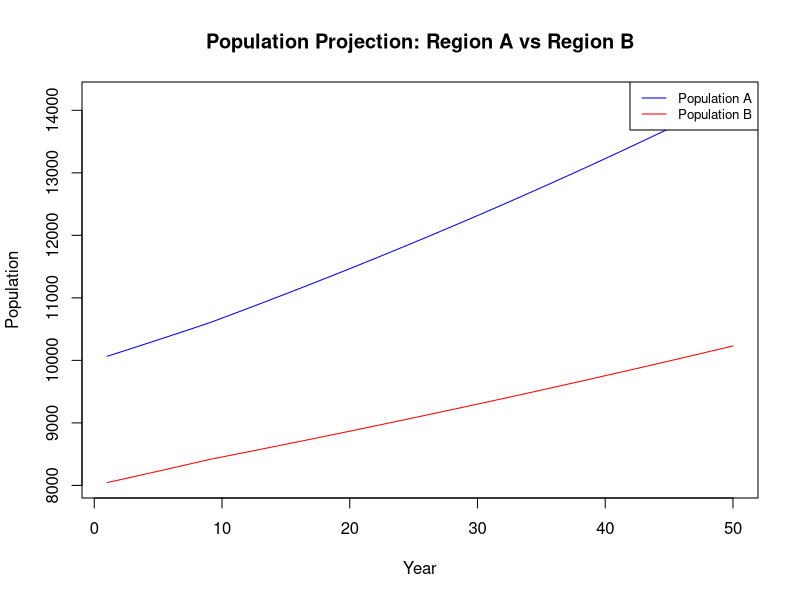

Write R code to recreate this figure.
# --- Regional Structural Population Model ---
# This R script implements a two-region (A and B) population projection model.
# It simulates population changes based on births, deaths, and migration.
# Migration is influenced by structural factors (economic opportunity, housing quality)
# for each region. The model also allows for a one-time policy intervention
# that can affect one of the structural factors in a chosen region.
# Results are stored in a data frame and a basic population plot is generated.

# --- I. Global Parameters and Data Structures ---

# Section 1: Initial Populations
population_A <- 10000  # Initial population (number of individuals) for Region A
population_B <- 8000   # Initial population (number of individuals) for Region B

# Section 2: Demographic Rates (Annual)
birth_rate_A <- 0.015  # Crude birth rate for Region A (e.g., 15 births per 1000 people per year)
birth_rate_B <- 0.012  # Crude birth rate for Region B (e.g., 12 births per 1000 people per year)
death_rate_A <- 0.008  # Crude death rate for Region A (e.g., 8 deaths per 1000 people per year)
death_rate_B <- 0.007  # Crude death rate for Region B (e.g., 7 deaths per 1000 people per year)

# Section 3: Structural Factors
# These are scores, typically on a scale of 0 to 100, representing regional attractiveness.
economic_opportunity_A <- 60  # Initial economic opportunity score for Region A (0-100 scale)
economic_opportunity_B <- 75  # Initial economic opportunity score for Region B (0-100 scale)
housing_quality_A <- 70       # Initial housing quality score for Region A (0-100 scale)
housing_quality_B <- 60       # Initial housing quality score for Region B (0-100 scale)

# Section 4: Migration Parameters
base_migration_rate <- 0.01   # Base annual migration rate (proportion of population that might move if max desirability difference exists)
econ_weight <- 0.6            # Weight for economic opportunity in desirability score (0.0 to 1.0)
housing_weight <- 0.4         # Weight for housing quality in desirability score (0.0 to 1.0)
                               # Note: econ_weight and housing_weight should ideally sum to 1.0 if used as direct proportions.

# Section 5: Policy Parameters
policy_intervention_year <- 10    # The simulation year the policy takes effect (integer)
policy_region <- "A"              # The region targeted by the policy ("A" or "B")
policy_structural_factor <- "economic_opportunity" # Factor affected ("economic_opportunity" or "housing_quality")
policy_effect_multiplier <- 1.20  # Multiplier for the policy effect (e.g., 1.20 for a 20% increase, 0.80 for 20% decrease)

# Section 6: Simulation Time
simulation_years <- 50  # Total number of years to simulate (integer)

# Section 7: Results Storage
# An empty data frame to store simulation results year by year.
results_df <- data.frame(
  Year = integer(simulation_years),                   # Simulation year
  Population_A = numeric(simulation_years),           # Population of Region A
  Population_B = numeric(simulation_years),           # Population of Region B
  Economic_Opportunity_A = numeric(simulation_years), # Economic score for Region A
  Economic_Opportunity_B = numeric(simulation_years), # Economic score for Region B
  Housing_Quality_A = numeric(simulation_years),      # Housing score for Region A
  Housing_Quality_B = numeric(simulation_years),      # Housing score for Region B
  Net_Migration_A_to_B = numeric(simulation_years)    # Net migrants from A to B (positive if A->B, negative if B->A)
)

# Optional: Initial status print (can be uncommented for debugging)
# print("Model parameters and data structures initialized.")
# print(paste("Initial Population A:", population_A))
# print(paste("Initial Population B:", population_B))
# print(paste("Simulation Years:", simulation_years))
# print("Results DataFrame structure:")
# print(str(results_df))

# --- II. Core Model Functions ---

# Function to calculate births in a region for one year.
# Args:
#   population (numeric): Current population of the region.
#   birth_rate (numeric): Crude birth rate of the region (annual).
# Returns:
#   numeric: Estimated number of births for the year.
calculate_births <- function(population, birth_rate) {
  births <- population * birth_rate
  return(births)
}

# Function to calculate deaths in a region for one year.
# Args:
#   population (numeric): Current population of the region.
#   death_rate (numeric): Crude death rate of the region (annual).
# Returns:
#   numeric: Estimated number of deaths for the year.
calculate_deaths <- function(population, death_rate) {
  deaths <- population * death_rate
  return(deaths)
}

# Function to calculate net migration between Region A and Region B for one year.
# Migration is driven by differences in weighted desirability scores.
# Args:
#   pop_A (numeric): Current population of Region A.
#   pop_B (numeric): Current population of Region B.
#   econ_A (numeric): Economic opportunity score for Region A (0-100).
#   econ_B (numeric): Economic opportunity score for Region B (0-100).
#   housing_A (numeric): Housing quality score for Region A (0-100).
#   housing_B (numeric): Housing quality score for Region B (0-100).
#   base_migration_rate (numeric): Base annual migration propensity.
#   econ_weight (numeric): Weight for economic opportunity in desirability.
#   housing_weight (numeric): Weight for housing quality in desirability.
# Returns:
#   numeric: Net number of migrants from Region A to Region B.
#            Positive value means net flow A -> B.
#            Negative value means net flow B -> A.
calculate_migration <- function(pop_A, pop_B, econ_A, econ_B, housing_A, housing_B, 
                                base_migration_rate, econ_weight, housing_weight) {
  
  # Calculate overall desirability scores for each region.
  # These scores are a weighted sum of the structural factors.
  desirability_A <- (econ_A * econ_weight) + (housing_A * housing_weight)
  desirability_B <- (econ_B * econ_weight) + (housing_B * housing_weight)
  
  # Calculate attractiveness difference.
  # Normalized to a range of -1 to 1 (assuming structural factors are 0-100 and weights sum to 1).
  # Positive value means A is more desirable; negative means B is more desirable.
  attractiveness_difference <- (desirability_A - desirability_B) / 100 
  
  net_migration_A_to_B <- 0 # Initialize net migration
  
  # Determine direction and magnitude of migration based on attractiveness difference.
  if (attractiveness_difference > 0) {
    # A is more attractive, potential flow from B to A.
    # Net migration from A to B will be negative (representing flow from B to A).
    # Migration is proportional to the attractiveness difference and the population of the source region (B).
    net_migration_A_to_B <- -1 * attractiveness_difference * pop_B * base_migration_rate
  } else if (attractiveness_difference < 0) {
    # B is more attractive, potential flow from A to B.
    # Net migration from A to B will be positive (representing flow from A to B).
    # attractiveness_difference is negative, so -1 * (negative value) makes the result positive.
    # Migration is proportional to the absolute attractiveness difference and the population of the source region (A).
    net_migration_A_to_B <- -1 * attractiveness_difference * pop_A * base_migration_rate
  }
  
  # Note on model robustness:
  # This is a simplified migration model. A more complex model might include:
  # - Caps on migration (e.g., not exceeding a certain percentage of the source population).
  # - Non-linear responses to desirability differences.
  # - Effects of distance or existing migrant networks.
  # For current purposes, parameters are assumed to be set to avoid unrealistic outcomes (e.g., negative population).
  
  return(net_migration_A_to_B)
}

# Function to apply a one-time policy effect on structural factors in a specific year.
# The policy modifies a chosen structural factor in a chosen region by a given multiplier.
# Args:
#   current_year (integer): The current simulation year.
#   current_econ_A (numeric): Current economic opportunity score for Region A.
#   current_econ_B (numeric): Current economic opportunity score for Region B.
#   current_housing_A (numeric): Current housing quality score for Region A.
#   current_housing_B (numeric): Current housing quality score for Region B.
#   policy_year (integer): The year the policy intervention is scheduled to occur.
#   policy_reg (character): The region targeted by the policy ("A" or "B").
#   policy_factor (character): The structural factor to be affected 
#                              (e.g., "economic_opportunity", "housing_quality").
#   policy_multiplier (numeric): The multiplier to apply to the affected factor (e.g., 1.1 for +10%).
# Returns:
#   list: A list containing the structural factors, updated if the policy was applied this year:
#         list(econ_A, econ_B, housing_A, housing_B).
apply_policy_effect <- function(current_year, current_econ_A, current_econ_B, 
                                current_housing_A, current_housing_B, 
                                policy_year, policy_reg, policy_factor, policy_multiplier) {
  
  # Create copies of current structural factors to return; these will be modified if policy applies.
  updated_econ_A <- current_econ_A
  updated_econ_B <- current_econ_B
  updated_housing_A <- current_housing_A
  updated_housing_B <- current_housing_B

  # Apply the policy only if the current simulation year is the policy intervention year.
  if (current_year == policy_year) {
    message(paste0("--- Policy Intervention Triggered in Year ", current_year, " ---"))
    if (policy_reg == "A") {
      if (policy_factor == "economic_opportunity") {
        updated_econ_A <- current_econ_A * policy_multiplier
        message(paste0("Economic opportunity in Region A changed by a factor of ", policy_multiplier, 
                       ". Old: ", round(current_econ_A,1), ", New: ", round(updated_econ_A,1)))
      } else if (policy_factor == "housing_quality") {
        updated_housing_A <- current_housing_A * policy_multiplier
        message(paste0("Housing quality in Region A changed by a factor of ", policy_multiplier,
                       ". Old: ", round(current_housing_A,1), ", New: ", round(updated_housing_A,1)))
      }
      # Extend with 'else if' for other factors in Region A if the model grows.
    } else if (policy_reg == "B") {
      if (policy_factor == "economic_opportunity") {
        updated_econ_B <- current_econ_B * policy_multiplier
        message(paste0("Economic opportunity in Region B changed by a factor of ", policy_multiplier,
                       ". Old: ", round(current_econ_B,1), ", New: ", round(updated_econ_B,1)))
      } else if (policy_factor == "housing_quality") {
        updated_housing_B <- current_housing_B * policy_multiplier
        message(paste0("Housing quality in Region B changed by a factor of ", policy_multiplier,
                       ". Old: ", round(current_housing_B,1), ", New: ", round(updated_housing_B,1)))
      }
      # Extend with 'else if' for other factors in Region B if the model grows.
    }
    # Extend with 'else if' for other regions if the model expands.
  }
  
  return(list(econ_A = updated_econ_A, econ_B = updated_econ_B, 
              housing_A = updated_housing_A, housing_B = updated_housing_B))
}

# --- III. Simulation Loop ---
print("Starting simulation...")

# Section 1: Initialize Current State Variables
# These variables will be updated each year of the simulation.
# They start with the globally defined initial values.
current_pop_A <- population_A
current_pop_B <- population_B
current_econ_A <- economic_opportunity_A
current_econ_B <- economic_opportunity_B
current_housing_A <- housing_quality_A
current_housing_B <- housing_quality_B

# Section 2: Loop through Simulation Years
for (year in 1:simulation_years) {
  
  # Step a: Apply Policy Effects (if any for the current year)
  # This function checks if it's the policy year and modifies factors accordingly.
  policy_updates <- apply_policy_effect(
    current_year = year,
    current_econ_A = current_econ_A,
    current_econ_B = current_econ_B,
    current_housing_A = current_housing_A,
    current_housing_B = current_housing_B,
    policy_year = policy_intervention_year,
    policy_reg = policy_region,
    policy_factor = policy_structural_factor,
    policy_multiplier = policy_effect_multiplier
  )
  # Update the current structural factors with the (potentially modified) values.
  current_econ_A <- policy_updates$econ_A
  current_econ_B <- policy_updates$econ_B
  current_housing_A <- policy_updates$housing_A
  current_housing_B <- policy_updates$housing_B
  
  # Step b: Calculate Natural Increase (Births and Deaths)
  births_A <- calculate_births(current_pop_A, birth_rate_A)
  deaths_A <- calculate_deaths(current_pop_A, death_rate_A)
  births_B <- calculate_births(current_pop_B, birth_rate_B)
  deaths_B <- calculate_deaths(current_pop_B, death_rate_B)
  
  # Step c: Update Populations due to Natural Increase
  current_pop_A <- current_pop_A + births_A - deaths_A
  current_pop_B <- current_pop_B + births_B - deaths_B
  # Population floor: ensure population doesn't drop below zero.
  current_pop_A <- max(0, current_pop_A)
  current_pop_B <- max(0, current_pop_B)
  
  # Step d: Calculate Migration
  net_migration_A_to_B <- calculate_migration(
    pop_A = current_pop_A,
    pop_B = current_pop_B,
    econ_A = current_econ_A,
    econ_B = current_econ_B,
    housing_A = current_housing_A,
    housing_B = current_housing_B,
    base_migration_rate = base_migration_rate,
    econ_weight = econ_weight,
    housing_weight = housing_weight
  )
  
  # Step e: Update Populations due to Migration
  # Adjust population of A: decrease if A->B (positive net_migration), increase if B->A (negative net_migration)
  current_pop_A <- current_pop_A - net_migration_A_to_B 
  # Adjust population of B: increase if A->B, decrease if B->A
  current_pop_B <- current_pop_B + net_migration_A_to_B 
  # Population floor and migration cap (simple version):
  # Ensure populations don't go negative due to migration.
  # A more robust model might cap net_migration_A_to_B to not exceed the source population.
  current_pop_A <- max(0, current_pop_A)
  current_pop_B <- max(0, current_pop_B)
  
  # Step f: Store Results for the Current Year
  # Add a new row to the results_df data frame.
  results_df[year, ] <- list(
    year,
    current_pop_A,
    current_pop_B,
    current_econ_A,
    current_econ_B,
    current_housing_A,
    current_housing_B,
    net_migration_A_to_B
  )
} # End of simulation loop for 'year'

# --- IV. Post-Simulation Output ---
print("Simulation complete. Results stored in results_df.")

# Section 1: Display Head and Tail of the Results Data Frame
print("First few rows of results_df:")
print(head(results_df))

print("Last few rows of results_df:")
print(tail(results_df))

# Section 2: Generate Basic Population Plot
print("Generating a simple population plot...")

# Determine a suitable y-axis range to encompass both population trajectories, ignoring any NA values.
y_axis_min <- min(c(results_df$Population_A, results_df$Population_B), na.rm = TRUE)
y_axis_max <- max(c(results_df$Population_A, results_df$Population_B), na.rm = TRUE)
y_axis_range <- c(y_axis_min, y_axis_max)


# Create the plot for Population A.
plot(results_df$Year, results_df$Population_A, type = "l", col = "blue", 
     ylim = y_axis_range, # Set y-axis limits
     xlab = "Year", ylab = "Population", 
     main = "Population Projection: Region A vs Region B")

# Add the line for Population B to the existing plot.
lines(results_df$Year, results_df$Population_B, type = "l", col = "red")

# Add a legend to distinguish the lines.
legend("topright", legend = c("Population A", "Population B"), 
       col = c("blue", "red"), lty = 1, cex = 0.8) # lty=line type, cex=character expansion factor

# --- End of Script ---
print("Script execution finished.")
